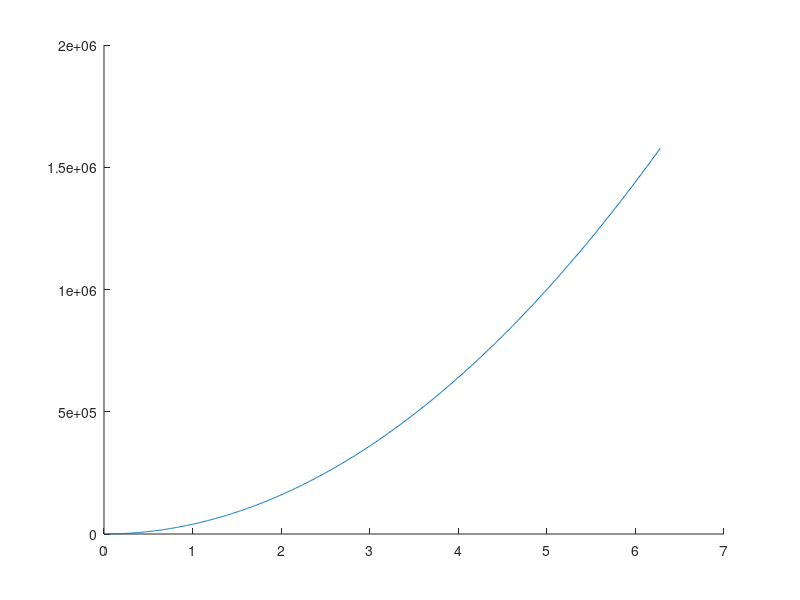

Source code (MATLAB):
figure(1);
hold on;

x0 = [1 pi/3 pi/6];
m = 1;

t = 1;
dx2 = 1/4/m^2*(1/t^2+2*x0(1)^2/sin(x0(1)*t)^2);
x_2 = [];
y_2 = []

% for t = 0.01:0.01:2*pi
%     x_2 = [x_2 t];
%     dx2 = 1/4/m^2*(1/t^2+2*x0(1)^2/sin(x0(1)*t)^2);
%     y_2 = [y_2 1/dx2];
% end


for t = 0.01:0.01:2*pi
    x_2 = [x_2 t];
    dx2 = 4*m^2*t^2;
    y_2 = [y_2 dx2];
end

y_2 = y_2*10000;
plot(x_2,y_2);


















